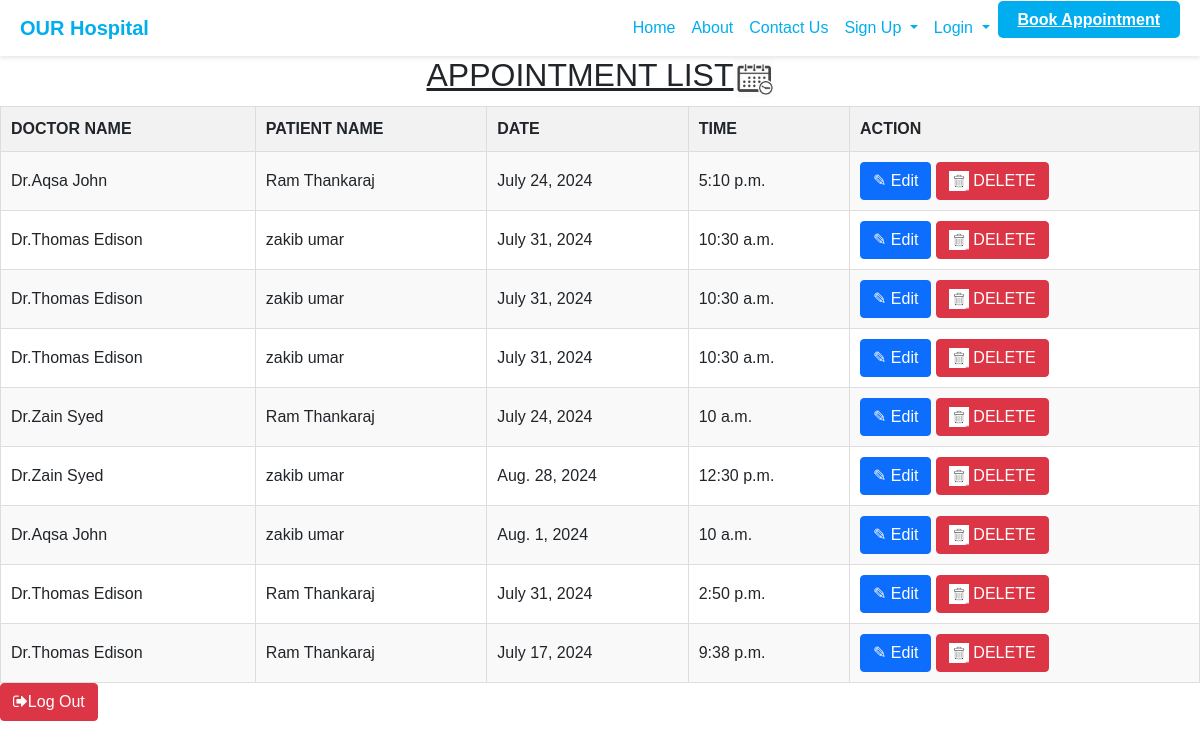
/viewappoinments, run on the app's committed database.
### hospital/models.py (models this page shows, shortened)
class Appointment(models.Model):
    doctor = models.ForeignKey(Doctor, on_delete=models.CASCADE, null=True, related_name='appointments')
    patient = models.ForeignKey(Patient, on_delete=models.CASCADE, null=True, related_name='appointments')
    date = models.DateField(null=True)
    time = models.TimeField(null=True)
    status_choices = (
        ('Pending', 'Pending'),
        ('Accepted', 'Accepted'),
        ('Rejected', 'Rejected'),
    )
    status = models.CharField(max_length=20, choices=status_choices, default='Pending')

class Doctor(models.Model):
    doctordetails = models.ForeignKey(User, on_delete=models.CASCADE, null=True)
    phonenumber = models.IntegerField(null=True)
    specification = models.CharField(max_length=100, null=True)
    doctorimage=models.ImageField(upload_to="images/")

class Patient(models.Model):
    patientdetails = models.ForeignKey(User, on_delete=models.CASCADE, null=True)
    phonenumber = models.IntegerField(null=True)
    gender = models.CharField(max_length=100, null=True)
    patientimage=models.ImageField(upload_to="images/")

### hospital/views.py (the view)
# urls.py: path('viewappoinments',views.viewappoinments,name='viewappoinments'),
def viewappoinments(request):
    appoinments=Appointment.objects.all()
    return render(request,'viewappoinments.html',{'appoinments':appoinments})

### hospital/templates/viewappoinments.html (shortened to what this page needs)
{% extends 'navbar.html' %}
{% block content %}
<!DOCTYPE html>
<html lang="en">
<head>{% load static %}
    <link href="https://cdn.jsdelivr.net/npm/bootstrap@5.1.3/dist/css/bootstrap.min.css" rel="stylesheet">
    <link rel="stylesheet" href="https://cdnjs.cloudflare.com/ajax/libs/font-awesome/4.7.0/css/font-awesome.min.css">
</head>
<body>
    <h2><u>APPOINTMENT LIST<img src="{% static 'images/bookappointment.png' %}" height="40"></h2></u>
    <table>
        <tr>
        <th>DOCTOR NAME</th>
        <th>PATIENT NAME</th>
        <th>DATE</th>
        <th>TIME</th>
        <th>ACTION</th>
    </tr>
    {% for i in appoinments %}
    <tr>
        <td>Dr.{{i.doctor.doctordetails.first_name}} {{i.doctor.doctordetails.last_name}}</td>
        <td>{{i.patient.patientdetails.first_name}} {{i.patient.patientdetails.last_name}}</td>
        <td>{{i.date}}</td>
        <td>{{i.time}}</td>
        <td>
            <form method="post" action="{% url 'editappoinments' i.id %}" style="display: inline;">
                <button type="submit" class="btn btn-primary">
                    &#9998; Edit
                </button>
        </form>
        <form method="post" action="{% url 'deleteappoinments' i.id %}" style="display: inline;">
            <button type="submit" class="btn btn-danger">
                <img src="{% static 'images/delete.png' %}" height="20"> DELETE
            </button>
        </form>
            </td>
    </tr>
    {% endfor %}
    </table> <a href="{% url 'logout' %}" class="btn btn-danger"> <i class="fa fa-sign-out"></i>Log Out</a>
</body>
</html>
{% endblock %}

### hospital/templates/navbar.html (style rules this page uses)
body, html { margin: 0; padding: 0; font-family: Arial, sans-serif; }

### hospital/templates/viewappoinments.html (style rules this page uses)
body { font-family: Arial, sans-serif; }
table { width: 100%; border-collapse: collapse; }
th, td { padding: 10px; border: 1px solid #dddddd; text-align: left; }
th { background-color: #f2f2f2; }
tr:nth-child(even) { background-color: #f9f9f9; }
h2 { text-align: center; }

### data on the page
Appointment: doctor.doctordetails.first_name "Aqsa", doctor.doctordetails.last_name "John", patient.patientdetails.first_name "Ram", patient.patientdetails.last_name "Thankaraj", date "July 24, 2024", time "5:10 p.m."
Appointment: doctor.doctordetails.first_name "Thomas", doctor.doctordetails.last_name "Edison", patient.patientdetails.first_name "zakib", patient.patientdetails.last_name "umar", date "July 31, 2024", time "10:30 a.m."
Appointment: doctor.doctordetails.first_name "Thomas", doctor.doctordetails.last_name "Edison", patient.patientdetails.first_name "zakib", patient.patientdetails.last_name "umar", date "July 31, 2024", time "10:30 a.m."
Appointment: doctor.doctordetails.first_name "Thomas", doctor.doctordetails.last_name "Edison", patient.patientdetails.first_name "zakib", patient.patientdetails.last_name "umar", date "July 31, 2024", time "10:30 a.m."
Appointment: doctor.doctordetails.first_name "Zain", doctor.doctordetails.last_name "Syed", patient.patientdetails.first_name "Ram", patient.patientdetails.last_name "Thankaraj", date "July 24, 2024", time "10 a.m."
Appointment: doctor.doctordetails.first_name "Zain", doctor.doctordetails.last_name "Syed", patient.patientdetails.first_name "zakib", patient.patientdetails.last_name "umar", date "Aug. 28, 2024", time "12:30 p.m."
Appointment: doctor.doctordetails.first_name "Aqsa", doctor.doctordetails.last_name "John", patient.patientdetails.first_name "zakib", patient.patientdetails.last_name "umar", date "Aug. 1, 2024", time "10 a.m."
Appointment: doctor.doctordetails.first_name "Thomas", doctor.doctordetails.last_name "Edison", patient.patientdetails.first_name "Ram", patient.patientdetails.last_name "Thankaraj", date "July 31, 2024", time "2:50 p.m."
Appointment: doctor.doctordetails.first_name "Thomas", doctor.doctordetails.last_name "Edison", patient.patientdetails.first_name "Ram", patient.patientdetails.last_name "Thankaraj", date "July 17, 2024", time "9:38 p.m."
